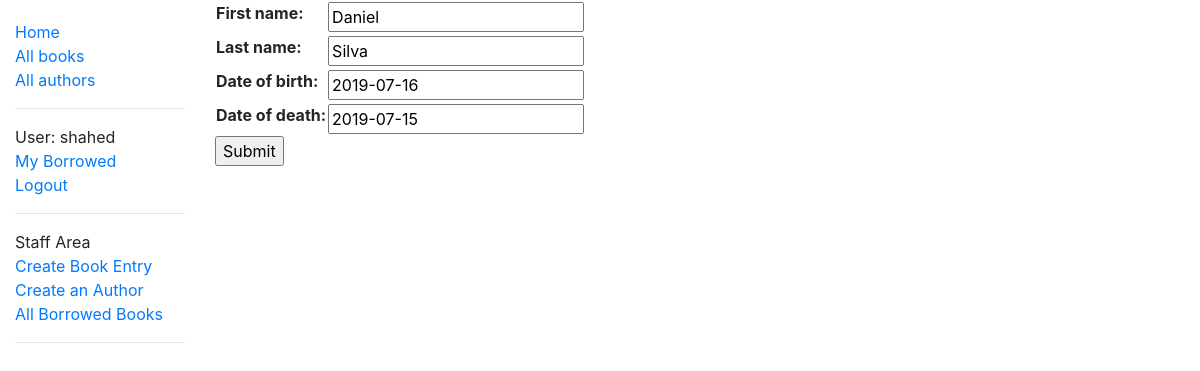
/catalog/author/5/update/ (signed in), run on the app's committed database.
### catalog/models.py (models this page shows, shortened)
class Author(models.Model):
    first_name = models.CharField(max_length=100)
    last_name = models.CharField(max_length=100)
    date_of_birth = models.DateField(null=True, blank=True)
    date_of_death = models.DateField(null=True, blank=True)
    class Meta:
        ordering = ['last_name']

### catalog/views.py (the view)
# urls.py: path('author/<int:pk>/update/', views.AuthorUpdate.as_view(), name='author_update'),
class AuthorUpdate(PermissionRequiredMixin, UpdateView):
    permission_required = 'catalog.can_mark_returned'
    model = Author
    template_name = 'author_form.html'
    fields = ['first_name', 'last_name', 'date_of_birth', 'date_of_death']

### catalog/templates/author_form.html (shortened to what this page needs)
{% extends "base_generic.html" %}
{% block content %}
  <form action="" method="post">
    <table>
    {{ form.as_table }}
    </table>
    <input type="submit" value="Submit">
  </form>
{% endblock %}

### catalog/templates/base_generic.html (shortened to what this page needs)
<!DOCTYPE html>
<html lang="en">
  <head>
    <link
      rel="stylesheet"
      href="https://stackpath.bootstrapcdn.com/bootstrap/4.1.3/css/bootstrap.min.css"
    />
    {% load static %}
    <link rel="stylesheet" href="{% static 'css/styles.css' %}" />
  </head>
  <body>
    <div class="container-fluid">
      <div class="row">
        <div class="col-sm-2">
          {% block sidebar %}
          <ul class="sidebar-nav">
            <li><a href="{% url 'index' %}">Home</a></li>
            <li><a href="{% url 'books' %}">All books</a></li>
            <li><a href="{% url 'authors' %}">All authors</a></li>
            <hr>
            {% if user.is_authenticated and user.is_staff %}
              <li>User: {{ user.get_username }}</li>
              <li><a href="{% url 'my-borrowed' %}">My Borrowed</a></li>
              <li><a href="{% url 'logout'%}?next={{request.path}}">Logout</a></li>
              <hr>
              <li>Staff Area</li-create>
              <li><a href="{% url 'book_create' %}">Create Book Entry</a></li>
              <li><a href="{% url 'author_create' %}">Create an Author</a></li>
              <li><a href="{% url 'all-borrowed' %}">All Borrowed Books</a></li>
            {% elif user.is_authenticated %}
              <li>User: {{ user.get_username }}</li>
              <li><a href="{% url 'my-borrowed' %}">My Borrowed</a></li>
              <li><a href="{% url 'logout'%}?next={{request.path}}">Logout</a></li>
            {% else %}
              <li><a href="{% url 'login'%}?next={{request.path}}">Login</a></li>
            {% endif %}
            <hr>
          </ul>
          {% endblock %}
        </div>
        <div class="col-sm-10 ">{% block content %}{% endblock %}
        </div>
      </div>
    </div>
  </body>
</html>

### catalog/static/css/styles.css (style rules this page uses)
.sidebar-nav { margin-top: 20px; padding: 0; list-style: none; }

### data on the page
Author: first_name "Daniel", last_name "Silva", date_of_birth "2019-07-16", date_of_death "2019-07-15"

### other printed values
{{ user.get_username }} "shahed"
